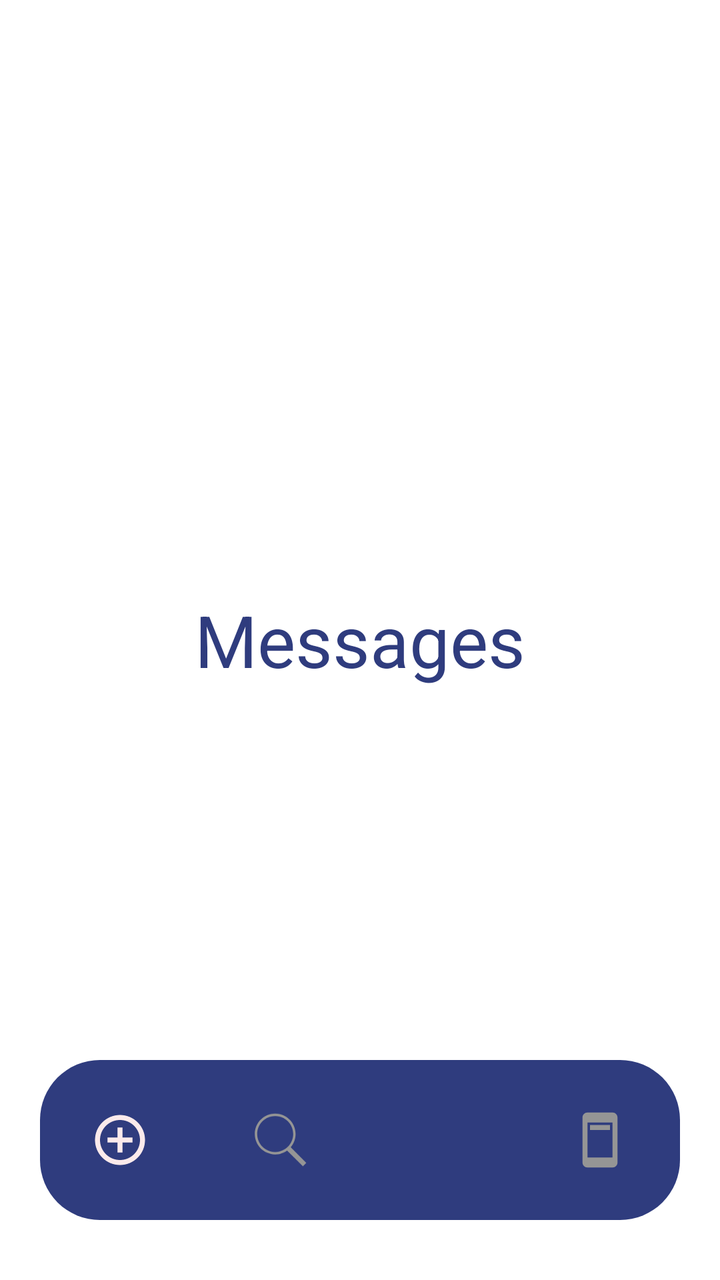
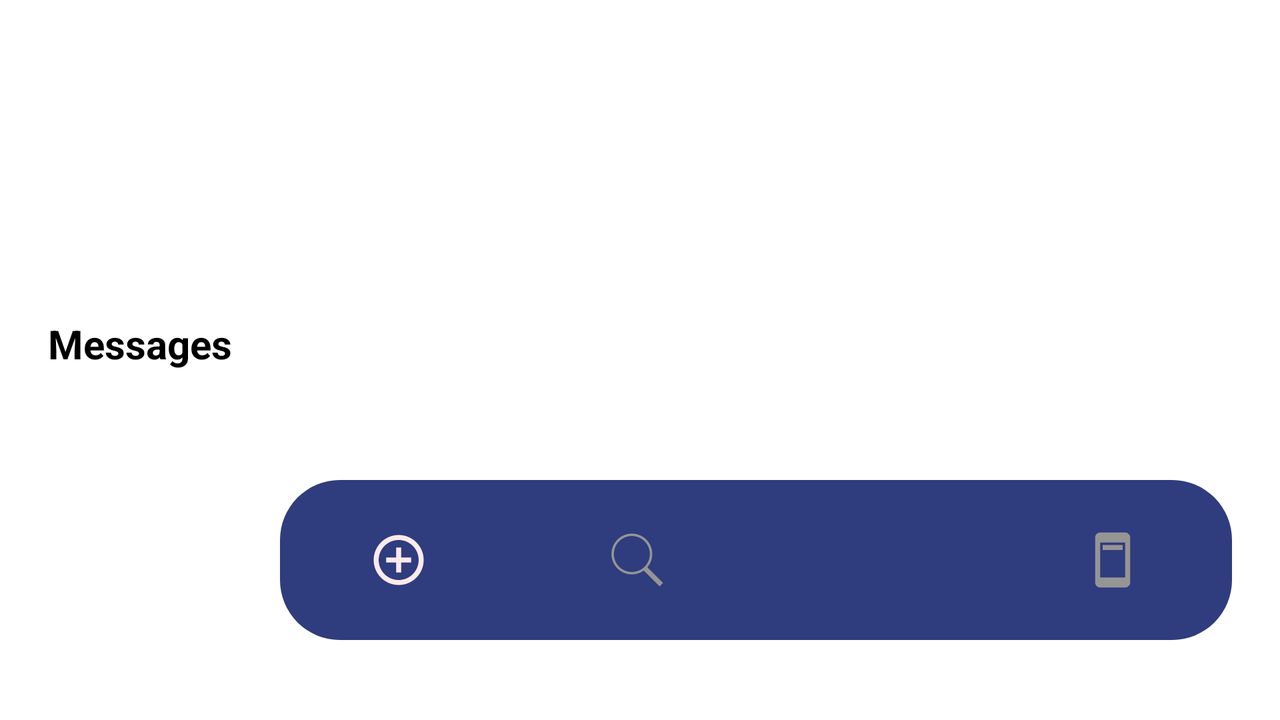

Two renders of one Android screen. The first uses the default layout on a phone; the second uses the alternative layout the repository ships for a different screen configuration, on a matching device. The two XML files are below.
<!-- AndroidManifest.xml: application theme Theme.DemoiLost -->
<!-- res/layout/activity_messages.xml -->
<?xml version="1.0" encoding="utf-8"?>
<RelativeLayout xmlns:android="http://schemas.android.com/apk/res/android"
    android:layout_width="match_parent"
    android:layout_height="match_parent"
    xmlns:app="http://schemas.android.com/apk/res-auto"
    xmlns:tools="http://schemas.android.com/tools"
    android:orientation="vertical"
    tools:context=".MessagesActivity"
    android:background="#FFFFFF">

    <TextView
        android:layout_width="wrap_content"
        android:layout_height="wrap_content"
        android:text="Messages"
        android:textSize="36dp"
        android:textColor="@color/blue"
        android:layout_centerInParent="true"/>


    <com.google.android.material.bottomnavigation.BottomNavigationView
        android:id="@+id/bottom_navigation_view"
        android:layout_width="match_parent"
        android:layout_height="wrap_content"
        android:layout_alignParentBottom="true"
        android:background="@drawable/button_primary"
        android:layout_marginEnd="20dp"
        android:layout_marginStart="20dp"
        android:layout_marginBottom="30dp"
        android:layout_marginTop="30dp"
        android:elevation="2dp"
        app:menu="@menu/bottom_menu"
        app:itemIconSize="30dp"
        app:itemIconTint="@drawable/item_selector"
        app:itemRippleColor="@android:color/transparent"
        app:labelVisibilityMode="unlabeled"/>

</RelativeLayout>
<!-- resources referenced by this layout -->
<resources>
  <color name="blue">#FF2F3C7E</color>
  <!-- drawable button_primary (drawable) -->
  <?xml version="1.0" encoding="utf-8"?>
  <shape xmlns:android="http://schemas.android.com/apk/res/android"
      android:shape="rectangle">
      <solid android:color="@color/blue"/>
      <corners android:radius="30dp"/>
  </shape>
  <!-- drawable item_selector (drawable) -->
  <?xml version="1.0" encoding="utf-8"?>
  <selector xmlns:android="http://schemas.android.com/apk/res/android">
      <item
          android:state_selected="true"
          android:color = "@color/white"/>
      <item
          android:state_selected="false"
          android:color = "@color/grey"/>
  </selector>
  <style name="Theme.DemoiLost" parent="Base.Theme.DemoiLost" />
  <color name="white">#FFFBEAEB</color>
  <color name="grey">#959595</color>
  <style name="Base.Theme.DemoiLost" parent="Theme.Material3.DayNight.NoActionBar">
          
           <item name="colorPrimary">@color/blue</item>
           <item name="colorPrimaryVariant">@color/blue</item>
  
      </style>
</resources>
<!-- res/layout-land/activity_messages.xml (the author's variant of the layout above) -->
<!-- drawn on the phone turned sideways -->
<?xml version="1.0" encoding="utf-8"?>
<LinearLayout xmlns:android="http://schemas.android.com/apk/res/android"
    xmlns:app="http://schemas.android.com/apk/res-auto"
    xmlns:tools="http://schemas.android.com/tools"
    android:id="@+id/main"
    android:layout_width="match_parent"
    android:layout_height="match_parent"
    android:orientation="horizontal"
    android:padding="24dp"
    android:background="@android:color/white"
    tools:context=".InboxActivity">

    
    <LinearLayout
        android:id="@+id/top_bar"
        android:layout_width="wrap_content"
        android:layout_height="match_parent"
        android:orientation="vertical"
        android:gravity="center_vertical"
        android:layout_marginEnd="24dp">

        <TextView
            android:id="@+id/messagesTitle"
            android:layout_width="wrap_content"
            android:layout_height="wrap_content"
            android:text="Messages"
            android:textSize="20sp"
            android:textStyle="bold"
            android:textColor="#000000"
            android:paddingBottom="16dp" />
    </LinearLayout>

    
    <LinearLayout
        android:layout_width="0dp"
        android:layout_height="match_parent"
        android:layout_weight="1"
        android:orientation="vertical">

        <androidx.recyclerview.widget.RecyclerView
            android:id="@+id/messageRecyclerView"
            android:layout_width="match_parent"
            android:layout_height="0dp"
            android:layout_weight="1"
            android:clipToPadding="false"
            android:scrollbars="vertical"
            android:paddingBottom="16dp" />

        <com.google.android.material.bottomnavigation.BottomNavigationView
            android:id="@+id/bottom_navigation_view"
            android:layout_width="match_parent"
            android:layout_height="wrap_content"
            android:layout_marginBottom="16dp"
            android:background="@drawable/button_primary"
            android:elevation="2dp"
            app:itemIconSize="30dp"
            app:itemIconTint="@drawable/item_selector"
            app:itemRippleColor="@android:color/transparent"
            app:labelVisibilityMode="unlabeled"
            app:menu="@menu/bottom_menu" />
    </LinearLayout>
</LinearLayout>
<!-- resources referenced by the variant -->
<!-- as the phone turned sideways resolves them -->
<resources>
  <!-- drawable button_primary (drawable) -->
  <?xml version="1.0" encoding="utf-8"?>
  <shape xmlns:android="http://schemas.android.com/apk/res/android"
      android:shape="rectangle">
      <solid android:color="@color/blue"/>
      <corners android:radius="30dp"/>
  </shape>
  <!-- drawable item_selector (drawable) -->
  <?xml version="1.0" encoding="utf-8"?>
  <selector xmlns:android="http://schemas.android.com/apk/res/android">
      <item
          android:state_selected="true"
          android:color = "@color/white"/>
      <item
          android:state_selected="false"
          android:color = "@color/grey"/>
  </selector>
  <style name="Theme.DemoiLost" parent="Base.Theme.DemoiLost" />
  <color name="blue">#FF2F3C7E</color>
  <color name="white">#FFFBEAEB</color>
  <color name="grey">#959595</color>
  <style name="Base.Theme.DemoiLost" parent="Theme.Material3.DayNight.NoActionBar">
          
           <item name="colorPrimary">@color/blue</item>
           <item name="colorPrimaryVariant">@color/blue</item>
  
      </style>
</resources>
